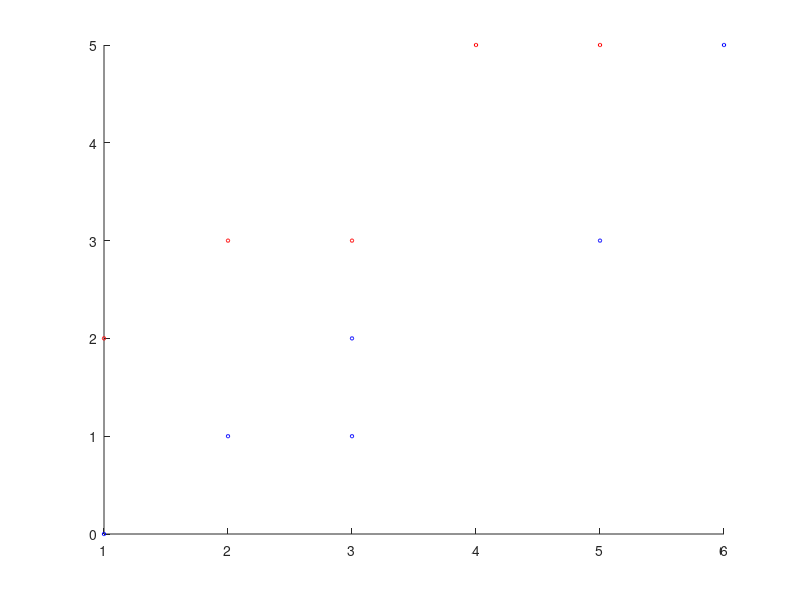

Write MATLAB code to recreate this figure.
% prophet Mohammed said [ALLAH will help any one helped his/her brother/sister] PBUH
%This code to apply LDA (Linear Discriminant Analysis) 
% for any information please send to engalaatharwat@hotmail.com
%Egypt - HICIT - +20106091638

% This example deals with 2 classes
c1=[1 2;2 3;3 3;4 5;5 5]  % the first class 5 observations
c2=[1 0;2 1;3 1;3 2;5 3;6 5] % the second class 6 observations
scatter(c1(:,1),c1(:,2),6,'r'),hold on;
scatter(c2(:,1),c2(:,2),6,'b');


% Number of observations of each class
n1=size(c1,1)
n2=size(c2,1)

%Mean of each class
mu1=mean(c1)
mu2=mean(c2)

% Average of the mean of all classes
mu=(mu1+mu2)/2

% Center the data (data-mean)
d1=c1-repmat(mu1,size(c1,1),1)
d2=c2-repmat(mu2,size(c2,1),1)


% Calculate the within class variance (SW)
s1=d1'*d1
s2=d2'*d2
sw=s1+s2
invsw=inv(sw)

% in case of two classes only use v
 v=invsw*(mu1-mu2)'


% project the data of the first and second class respectively
y2=c2*v
y1=c1*v

